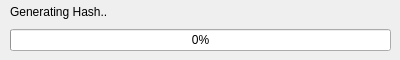
<?xml version="1.0" encoding="UTF-8"?>
<ui version="4.0">
 <class>Dialog</class>
 <widget class="QDialog" name="Dialog">
  <property name="geometry">
   <rect>
    <x>0</x>
    <y>0</y>
    <width>400</width>
    <height>60</height>
   </rect>
  </property>
  <property name="windowTitle">
   <string>Dialog</string>
  </property>
  <widget class="QWidget" name="verticalLayoutWidget">
   <property name="geometry">
    <rect>
     <x>10</x>
     <y>0</y>
     <width>381</width>
     <height>51</height>
    </rect>
   </property>
   <layout class="QVBoxLayout" name="verticalLayout">
    <item>
     <widget class="QLabel" name="label">
      <property name="text">
       <string>Generating Hash..</string>
      </property>
     </widget>
    </item>
    <item>
     <widget class="QProgressBar" name="progressBar">
      <property name="contextMenuPolicy">
       <enum>Qt::NoContextMenu</enum>
      </property>
      <property name="value">
       <number>0</number>
      </property>
     </widget>
    </item>
   </layout>
  </widget>
 </widget>
 <resources/>
 <connections/>
</ui>
